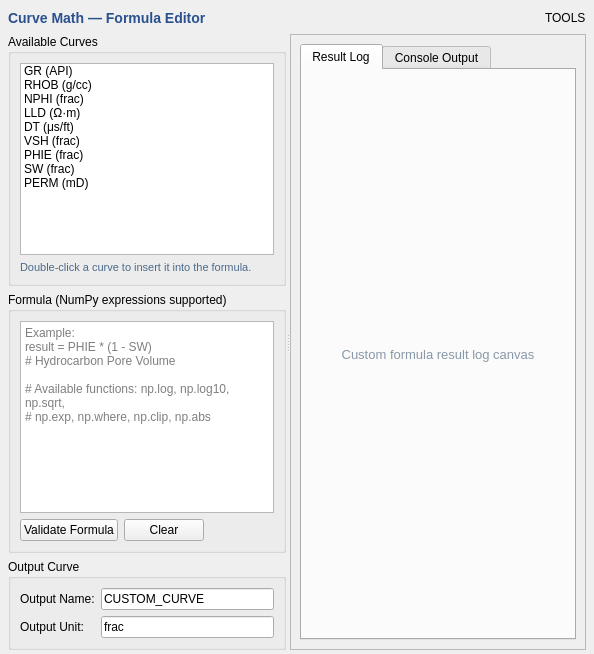
      <widget class="QWidget" name="pageCurveMath">
       <layout class="QVBoxLayout" name="layoutPageCM">
        <property name="leftMargin"><number>8</number></property>
        <property name="topMargin"><number>8</number></property>
        <property name="rightMargin"><number>8</number></property>
        <property name="bottomMargin"><number>4</number></property>
        <property name="spacing"><number>6</number></property>
        <item>
         <layout class="QHBoxLayout">
          <item><widget class="QLabel"><property name="styleSheet"><string>font-size:14px;font-weight:700;color:#2A5090;</string></property><property name="text"><string>Curve Math — Formula Editor</string></property></widget></item>
          <item><spacer><property name="orientation"><enum>Qt::Horizontal</enum></property><property name="sizeHint" stdset="0"><size><width>40</width><height>20</height></size></property></spacer></item>
          <item><widget class="QLabel"><property name="objectName"><string>lblSectionBadge</string></property><property name="text"><string>TOOLS</string></property></widget></item>
         </layout>
        </item>
        <item>
         <widget class="QSplitter" name="splitterCM">
          <property name="orientation"><enum>Qt::Horizontal</enum></property>
          <!-- Formula editor panel -->
          <widget class="QWidget" name="widgetCMEditor">
           <layout class="QVBoxLayout"><property name="spacing"><number>6</number></property>
            <item>
             <widget class="QGroupBox"><property name="title"><string>Available Curves</string></property>
              <layout class="QVBoxLayout">
               <item>
                <widget class="QListWidget" name="listCMCurves">
                 <item><property name="text"><string>GR (API)</string></property></item>
                 <item><property name="text"><string>RHOB (g/cc)</string></property></item>
                 <item><property name="text"><string>NPHI (frac)</string></property></item>
                 <item><property name="text"><string>LLD (Ω·m)</string></property></item>
                 <item><property name="text"><string>DT (μs/ft)</string></property></item>
                 <item><property name="text"><string>VSH (frac)</string></property></item>
                 <item><property name="text"><string>PHIE (frac)</string></property></item>
                 <item><property name="text"><string>SW (frac)</string></property></item>
                 <item><property name="text"><string>PERM (mD)</string></property></item>
                </widget>
               </item>
               <item><widget class="QLabel"><property name="styleSheet"><string>color:#4A6A8A;font-size:11px;</string></property><property name="text"><string>Double-click a curve to insert it into the formula.</string></property><property name="wordWrap"><bool>true</bool></property></widget></item>
              </layout>
             </widget>
            </item>
            <item>
             <widget class="QGroupBox"><property name="title"><string>Formula (NumPy expressions supported)</string></property>
              <layout class="QVBoxLayout">
               <item>
                <widget class="QTextEdit" name="textCMFormula">
                 <property name="placeholderText"><string>Example:
result = PHIE * (1 - SW)
# Hydrocarbon Pore Volume

# Available functions: np.log, np.log10, np.sqrt,
# np.exp, np.where, np.clip, np.abs</string></property>
                </widget>
               </item>
               <item>
                <layout class="QHBoxLayout">
                 <item><widget class="QPushButton" name="btnCMValidate"><property name="text"><string>Validate Formula</string></property></widget></item>
                 <item><widget class="QPushButton" name="btnCMClear"><property name="text"><string>Clear</string></property></widget></item>
                 <item><spacer><property name="orientation"><enum>Qt::Horizontal</enum></property><property name="sizeHint" stdset="0"><size><width>40</width><height>20</height></size></property></spacer></item>
                </layout>
               </item>
              </layout>
             </widget>
            </item>
            <item>
             <widget class="QGroupBox"><property name="title"><string>Output Curve</string></property>
              <layout class="QFormLayout">
               <item row="0" column="0"><widget class="QLabel"><property name="text"><string>Output Name:</string></property></widget></item>
               <item row="0" column="1"><widget class="QLineEdit" name="lineCMOutName"><property name="text"><string>CUSTOM_CURVE</string></property></widget></item>
               <item row="1" column="0"><widget class="QLabel"><property name="text"><string>Output Unit:</string></property></widget></item>
               <item row="1" column="1"><widget class="QLineEdit" name="lineCMOutUnit"><property name="text"><string>frac</string></property></widget></item>
              </layout>
             </widget>
            </item>
           </layout>
          </widget>
          <!-- Preview canvas -->
          <widget class="QFrame" name="frameCMCanvas">
           <property name="objectName"><string>frameCanvas</string></property>
           <property name="frameShape"><enum>QFrame::StyledPanel</enum></property>
           <layout class="QVBoxLayout">
            <item>
             <widget class="QTabWidget" name="tabsCMResult">
              <widget class="QWidget"><attribute name="title"><string>Result Log</string></attribute><layout class="QVBoxLayout"><item><widget class="QLabel"><property name="styleSheet"><string>color:#8898A8;font-size:13px;</string></property><property name="text"><string>Custom formula result log canvas</string></property><property name="alignment"><set>Qt::AlignCenter</set></property></widget></item></layout></widget>
              <widget class="QWidget"><attribute name="title"><string>Console Output</string></attribute><layout class="QVBoxLayout"><item><widget class="QPlainTextEdit" name="textCMConsole"><property name="readOnly"><bool>true</bool></property><property name="placeholderText"><string>Formula validation and execution messages appear here…</string></property></widget></item></layout></widget>
             </widget>
            </item>
           </layout>
          </widget>
         </widget>
        </item>
       </layout>
      </widget>
